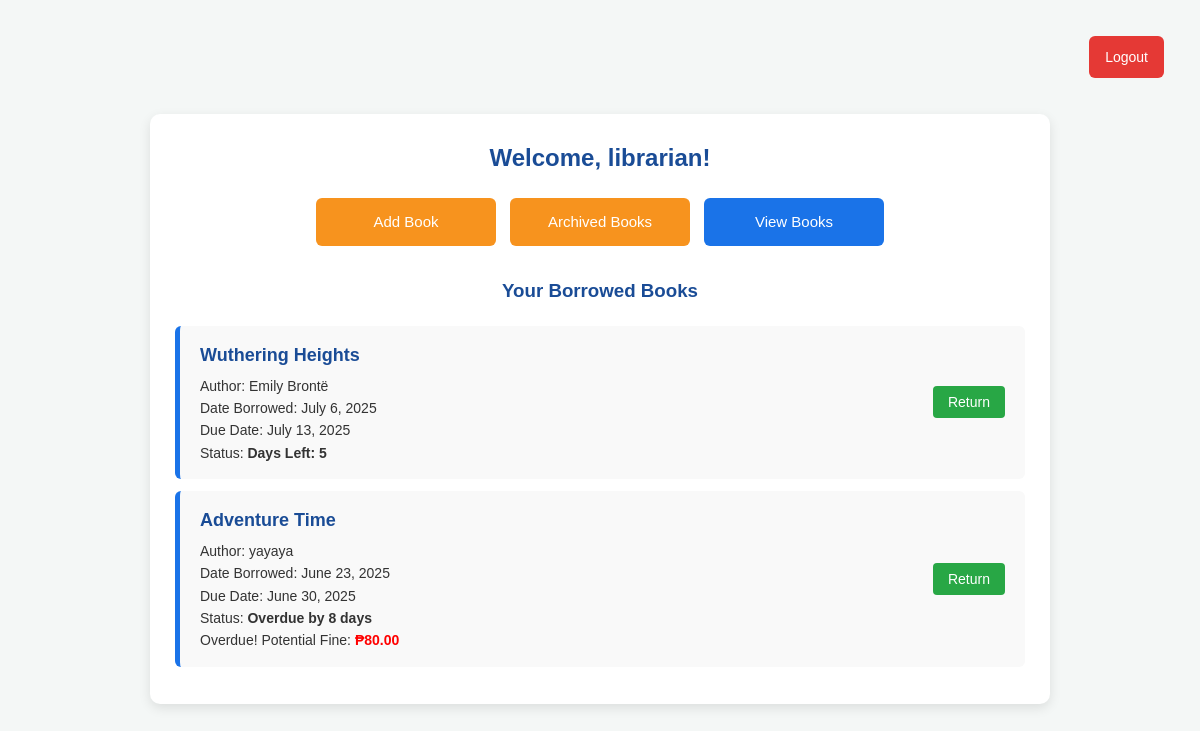
The page /dashboard.php (signed in) on the database as committed earlier.
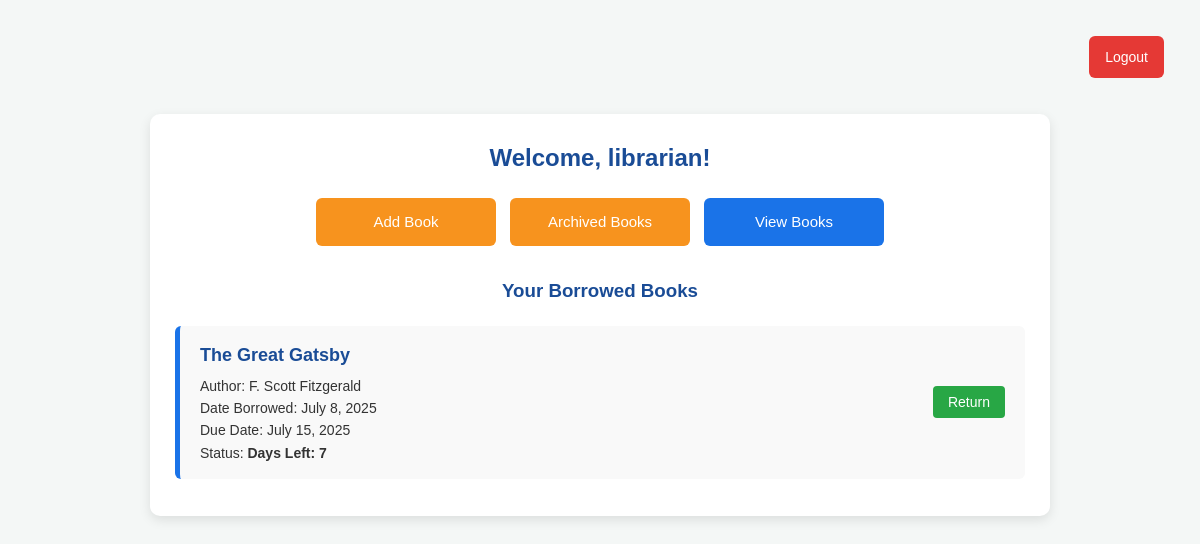
The same page on the database as committed later.
### tables this page shows
CREATE TABLE `borrowings` (
  `borrow_id` int(11) NOT NULL,
  `book_id` varchar(40) NOT NULL,
  `user_id` int(11) NOT NULL,
  `borrow_date` date NOT NULL,
  `due_date` date NOT NULL,
  `return_date` date DEFAULT NULL,
  `fine_amount` decimal(10,2) NOT NULL DEFAULT 0.00,
  `status` enum('borrowed','returned','overdue','') NOT NULL DEFAULT 'borrowed'
);

CREATE TABLE `books` (
  `book_id` varchar(40) NOT NULL,
  `title` varchar(255) NOT NULL,
  `author` varchar(255) NOT NULL,
  `month_published` varchar(20) DEFAULT NULL,
  `year_published` int(11) NOT NULL,
  `category` varchar(50) NOT NULL,
  `cover_image` varchar(255) DEFAULT NULL,
  `date_added` date NOT NULL,
  `count_in_library` int(11) NOT NULL DEFAULT 0,
  `available_copies` int(11) NOT NULL DEFAULT 0,
  `status` enum('available','borrowed','archived','') NOT NULL DEFAULT 'available'
);

### dashboard.php (the view, shortened to what this page needs)
<?php
include "db.php";
$username = $_SESSION['username'];
$user_id = $_SESSION['user_id'];
$user_type = $_SESSION['user_type'];
$query = "
    SELECT b.title, b.author, br.borrow_date, br.due_date, br.return_date, br.fine_amount, br.borrow_id, br.book_id
    FROM borrowings br
    JOIN books b ON br.book_id = b.book_id
    WHERE br.user_id = ?
    ORDER BY br.borrow_date DESC
";
$stmt = $conn->prepare($query);
$stmt->bind_param("i", $user_id);
$stmt->execute();
$result = $stmt->get_result();
?>
<!DOCTYPE html>
<html>
<head>
    <link rel="stylesheet" href="style.css">
</head>
<body>
    <div class="logout-top">
        <a href="logout.php">Logout</a>
    </div>
    <div class="container dashboard-box">
        <h2>Welcome, <?php echo htmlspecialchars($username); ?>!</h2>
        <div class="button-grid">
            <?php if ($user_type === 'admin' || $user_type === 'librarian'): ?>
                <a href="add_book.php" class="dash-button admin-button">Add Book</a>
                <a href="archive_book.php" class="dash-button admin-button">Archived Books</a>
            <?php endif; ?>
            <a href="view_books.php" class="dash-button">View Books</a>
        </div>
        <h3>Your Borrowed Books</h3>
        <?php if ($result->num_rows > 0): ?>
            <?php while ($row = $result->fetch_assoc()): ?>
                <?php
                $borrowed_date = new DateTime($row['borrow_date']);
                $due_date = new DateTime($row['due_date']);
                $today = new DateTime();
                $today = new DateTime($today->format('Y-m-d'));
                $is_returned = ($row['return_date'] !== null);
                $status_text = "Not Returned";
                $fine_display = "";
                $card_class = "";
                if ($is_returned) {
                        $status_text = "Returned on " . (new DateTime($row['return_date']))->format('F j, Y');
                        $card_class = "returned";
                        if ($row['fine_amount'] > 0) {
                            $fine_display = "Fine Paid: <span class='fine'>₱" . number_format($row['fine_amount'], 2) . "</span>";
                        }
                    }
                        else {
                        if ($today == $due_date) {
                            $status_text = "Due Today";
                        } elseif ($today > $due_date) {
                            $overdue_days = $today->diff($due_date)->days;
                            $status_text = "Overdue by " . $overdue_days . " day" . ($overdue_days > 1 ? "s" : "");
                            $potential_fine = $overdue_days * 10;
                            $fine_display = "Overdue! Potential Fine: <span class='fine'>₱" . number_format($potential_fine, 2) . "</span>";
                        } else {
                            $remaining_days = $today->diff($due_date)->days;
                            if ($remaining_days === 1) {
                                $status_text = "Due Tomorrow";
                            } else {
                                $status_text = "Days Left: " . $remaining_days;
                            }
                        }
                    }
                ?>
                <div class="borrowed-card <?php echo $card_class; ?>">
                    <div class="borrowed-details">
                        <div class="borrowed-title"><?php echo htmlspecialchars($row['title']); ?></div>
                        <div class="meta">
                            Author: <?php echo htmlspecialchars($row['author']); ?><br>
                            Date Borrowed: <?php echo $borrowed_date->format('F j, Y'); ?><br>
                            Due Date: <?php echo $due_date->format('F j, Y'); ?><br>
                            Status: <strong><?php echo $status_text; ?></strong><br>
                            <?php echo $fine_display; ?>
                        </div>
                    </div>
                    <div class="borrowed-actions">
                        <?php if (!$is_returned): ?>
                            <form action="" method="POST" style="display:inline-block;"
                                  onsubmit="return confirmReturn('<?php echo htmlspecialchars($row['title']); ?>');">
                                <button type="submit" name="action" value="return" class="btn-return">Return</button>
                            </form>
                        <?php else: ?>
                            <button disabled class="btn-returned">Returned</button>
                        <?php endif; ?>
                    </div>
                </div>
            <?php endwhile; ?>
        <?php else: ?>
            <p>You have not borrowed any books.</p>
        <?php endif; ?>
    </div>
</body>
</html>

### style.css (style rules this page uses)
* { margin: 0; padding: 0; box-sizing: border-box; }
body { font-family: 'Inter', 'Segoe UI', sans-serif; background-color: #f4f6f9; color: #333; line-height: 1.6; }
.container { max-width: 960px; margin: 2rem auto; padding: 2rem; background: #ffffff; border-radius: 12px; box-shadow: 0 4px 12px rgba(0, 0, 0, 0.08); }
h1, h2, h3 { color: #2c3e50; margin-bottom: 1rem; }
form { display: flex; flex-direction: column; gap: 1rem; }
button, input[type="submit"] { background-color: #007bff; color: #fff; padding: 0.75rem 1.5rem; border: none; border-radius: 8px; font-size: 1rem; cursor: pointer; transition: background-color 0.3s ease; }

### dashboard.php (style rules this page uses)
body { font-family: Arial, sans-serif; background-color: #f4f7f6; margin: 0; padding: 20px; color: #333; }
.logout-top { display: flex; justify-content: flex-end; padding: 16px; }
.logout-top a { background: #e53935; color: white; padding: 10px 16px; text-decoration: none; border-radius: 6px; font-size: 14px; transition: background 0.2s ease; }
.container { max-width: 900px; margin: 20px auto; padding: 25px; background-color: #ffffff; border-radius: 10px; box-shadow: 0 4px 12px rgba(0,0,0,0.1); }
h2, h3 { text-align: center; color: #1a4c96; margin-bottom: 20px; }
.button-grid { display: flex; flex-wrap: wrap; justify-content: center; gap: 14px; margin-bottom: 30px; }
.dash-button { background: #1a73e8; color: white; padding: 12px 20px; border: none; border-radius: 6px; font-size: 15px; cursor: pointer; text-decoration: none; transition: background 0.3s ease; min-width: 180px; display: flex; align-items: center; justify-content: center; text-align: center; }
.borrowed-card { display: flex; align-items: center; justify-content: space-between; background: #f9f9f9; border-left: 5px solid #1a73e8; padding: 15px 20px; margin-bottom: 12px; text-align: left; border-radius: 6px; }
.borrowed-details { flex-grow: 1; }
.borrowed-title { font-weight: bold; color: #1a4c96; font-size: 18px; }
.meta { font-size: 14px; margin-top: 5px; color: #333; }
.admin-button { background-color: #f7931e; display: flex; align-items: center; justify-content: center; text-align: center; }
.btn-return { background-color: #28a745; color: white; padding: 8px 15px; border: none; border-radius: 4px; cursor: pointer; font-size: 14px; transition: background 0.3s ease; white-space: nowrap; }
.fine { color: red; font-weight: bold; }

Rows that differ between the two databases and show on the page:
removed borrowings: book.title "Wuthering Heights", book.author "Emily Brontë", borrow_date "July 6, 2025", due_date "July 13, 2025", due_date "Days Left: 5"
changed borrowings: book.title "Adventure Time" → "The Great Gatsby"; book.author "yayaya" → "F. Scott Fitzgerald"; borrow_date "June 23, 2025" → "July 8, 2025"; due_date "June 30, 2025" → "July 15, 2025"; due_date "Overdue by 8 days" → "Days Left: 7"; due_date "80.00" → (not shown)
